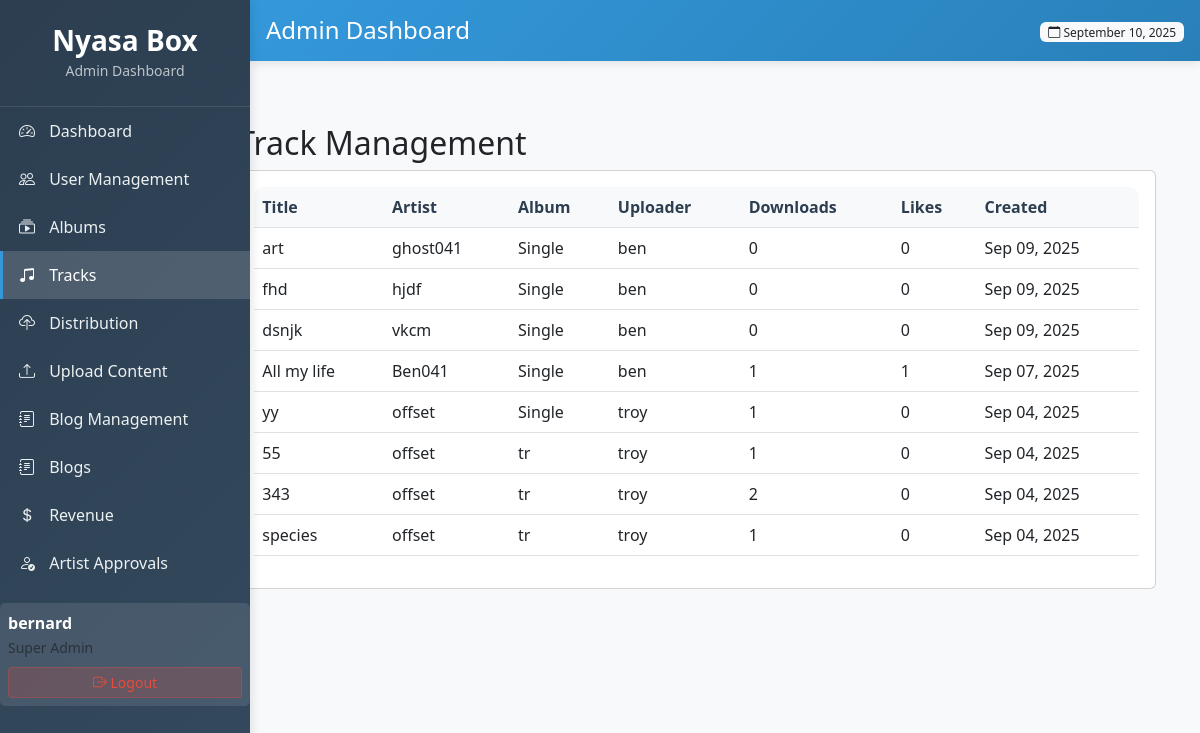
/adminxy/tracks/ (signed in), run on an earlier commit of the app's database.
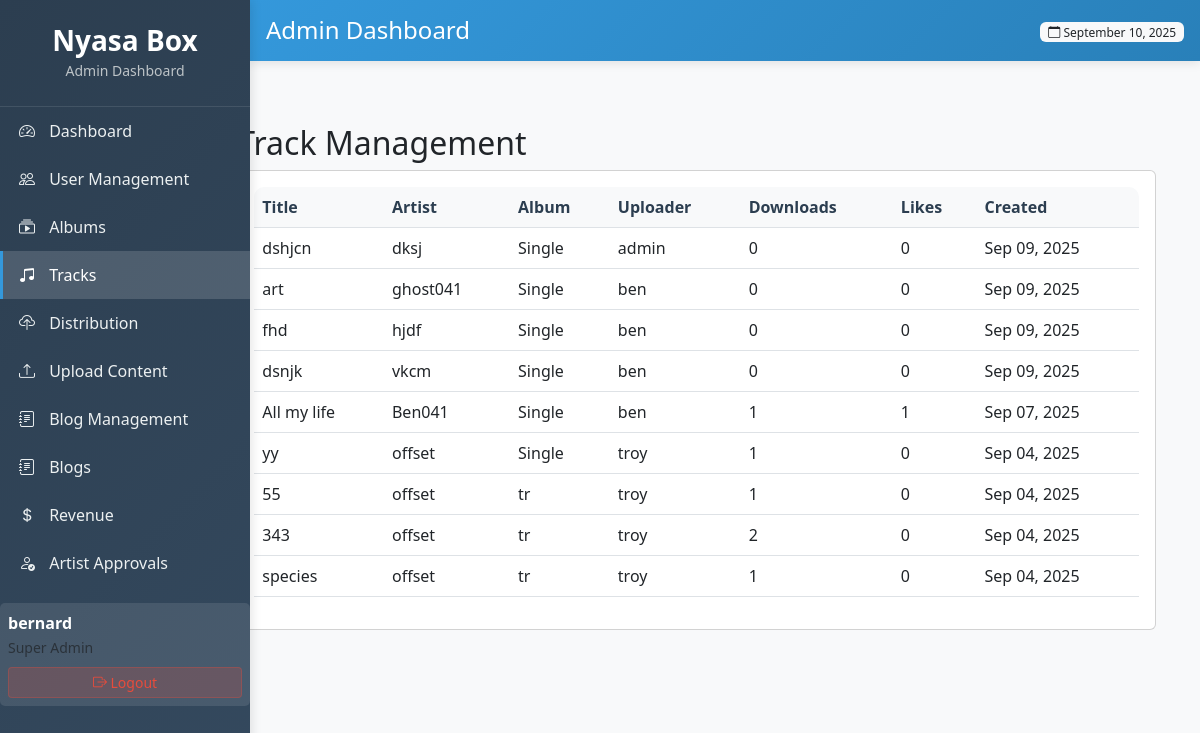
And on a later commit of the database.
### core/models.py (models this page shows, shortened)
class Track(models.Model):
    title = models.CharField(max_length=200)
    slug = models.SlugField(unique=True, max_length=200)
    album = models.ForeignKey(Album, on_delete=models.CASCADE, related_name='tracks', null=True, blank=True)
    artist = models.CharField(max_length=200)
    genre = models.CharField(max_length=20, choices=GENRE_CHOICES, blank=True)
    audio_file = models.FileField(upload_to='tracks/')
    cover_art = models.ImageField(upload_to='track_covers/')
    duration = models.DurationField(blank=True, null=True)
    track_number = models.PositiveIntegerField(null=True, blank=True)
    uploader = models.ForeignKey(User, on_delete=models.CASCADE)
    created_at = models.DateTimeField(auto_now_add=True)
    updated_at = models.DateTimeField(auto_now=True)
    downloads = models.PositiveIntegerField(default=0)
    likes = models.ManyToManyField(User, related_name='liked_tracks', blank=True)
    class Meta:
        indexes = [
            models.Index(fields=['slug'], name='idx_track_slug'),
            models.Index(fields=['created_at'], name='idx_track_created_at'),
            models.Index(fields=['uploader'], name='idx_track_uploader'),
            models.Index(fields=['downloads'], name='idx_track_downloads'),
        ]

class Album(models.Model):
    title = models.CharField(max_length=200)
    slug = models.SlugField(unique=True, max_length=200)
    artist = models.CharField(max_length=200)
    genre = models.CharField(max_length=20, choices=GENRE_CHOICES)
    release_date = models.DateField()
    cover_art = models.ImageField(upload_to='album_covers/')
    description = models.TextField(blank=True)
    uploader = models.ForeignKey(User, on_delete=models.CASCADE)
    created_at = models.DateTimeField(auto_now_add=True)
    updated_at = models.DateTimeField(auto_now=True)
    downloads = models.PositiveIntegerField(default=0)
    class Meta:
        indexes = [
            models.Index(fields=['slug'], name='idx_album_slug'),
            models.Index(fields=['created_at'], name='idx_album_created_at'),
            models.Index(fields=['uploader'], name='idx_album_uploader'),
        ]

### core/admin_views.py (the view)
# urls.py: path('adminxy/tracks/', admin_views.admin_tracks, name='admin_tracks'),
@login_required
@user_passes_test(is_admin)
def admin_tracks(request):
    tracks = Track.objects.select_related('uploader', 'album').order_by('-created_at')
    return render(request, 'peza/tracks.html', {'tracks': tracks})

### core/admin_views.py (called while the page is built)
def is_admin(user):
    return user.is_authenticated and user.is_superuser

### core/templates/peza/tracks.html
{% extends 'peza/base.html' %}
{% block content %}
<div class="container-fluid">
    <div class="row">
        <div class="col-md-9 col-lg-10 ms-auto">
            <div class="container-fluid mt-4">
                <h2>Track Management</h2>
                <div class="card">
                    <div class="card-body">
                        <div class="table-responsive">
                            <table class="table table-hover">
                                <thead>
                                    <tr>
                                        <th>Title</th>
                                        <th>Artist</th>
                                        <th>Album</th>
                                        <th>Uploader</th>
                                        <th>Downloads</th>
                                        <th>Likes</th>
                                        <th>Created</th>
                                    </tr>
                                </thead>
                                <tbody>
                                    {% for track in tracks %}
                                    <tr>
                                        <td>{{ track.title }}</td>
                                        <td>{{ track.artist }}</td>
                                        <td>{{ track.album.title|default:"Single" }}</td>
                                        <td>{{ track.uploader.username }}</td>
                                        <td>{{ track.downloads }}</td>
                                        <td>{{ track.likes.count }}</td>
                                        <td>{{ track.created_at|date:"M d, Y" }}</td>
                                    </tr>
                                    {% endfor %}
                                </tbody>
                            </table>
                        </div>
                    </div>
                </div>
            </div>
        </div>
    </div>
</div>
{% endblock %}

What changed in the data, as far as the page shows it:
added Track: title "dshjcn", artist "dksj", album "Single", uploader.username "admin", downloads "0", likes.count "0", created_at "Sep 09, 2025"
